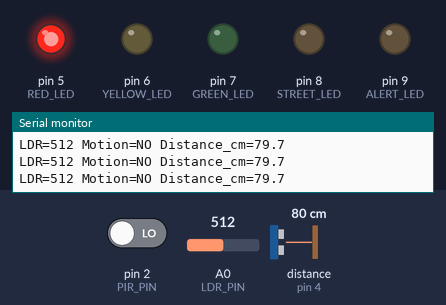
A sketch run on a simulated Arduino Uno, built with avr-gcc and run on an emulated ATmega328P. Shown: output pins drawn as LEDs (lit = HIGH), the last lines printed to the serial monitor. Wiring (inferred from the names in the program): ultrasonic range finder: trigger pin 3; echo pin 4. The test bench sets the inputs (shaded band); at power-on: pin 2 (PIR_PIN) LOW, A0 (LDR_PIN) = 512, distance to the obstacle (sensor on pin 4) 80 cm. The echo pulse lasts 58.3 µs per cm; pins used as bus, display or sensor lines are not drawn.

Above: at 1.2 s.
1.3 s: pin 2 (PIR_PIN) driven HIGH
At 2.7 s:
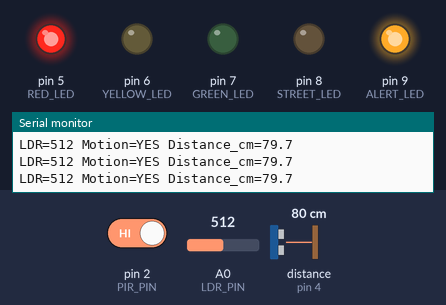
4.3 s: A0 (LDR_PIN) set to 459
7.3 s: A0 (LDR_PIN) set to 442
At 8.4 s:
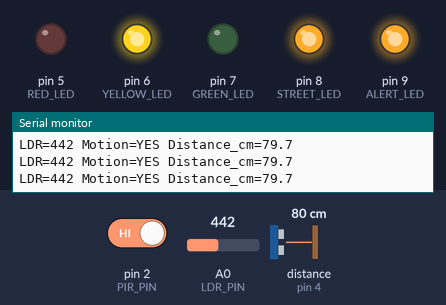
10.3 s: pin 2 (PIR_PIN) driven LOW
At 11.0 s:
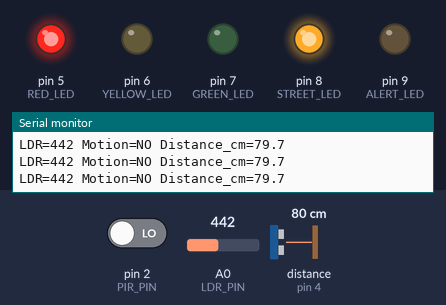
13.3 s: A0 (LDR_PIN) set to 460
At 14.5 s:
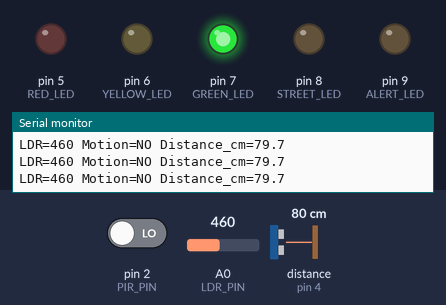
16.3 s: A0 (LDR_PIN) set to 0
At 16.8 s:
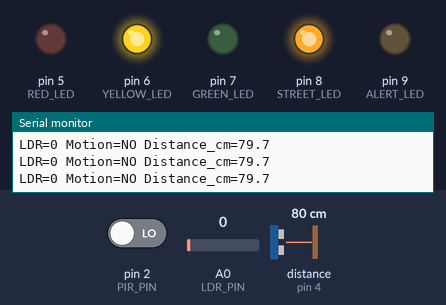
Timing chart, 0 to 19.9 s (numbered marks = the images above; inputs shaded):
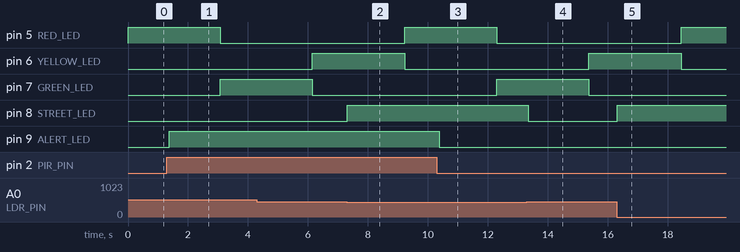

The sketch:

SmartCity.ino.ino
```cpp
// AI for a Better Future — basic sensor/automation demonstrator
// Target: Arduino Uno-compatible board
// Example pin map; verify against your actual modules before wiring.

const byte LDR_PIN = A0;
const byte PIR_PIN = 2;
const byte TRIG_PIN = 3;
const byte ECHO_PIN = 4;

const byte RED_LED = 5;
const byte YELLOW_LED = 6;
const byte GREEN_LED = 7;
const byte STREET_LED = 8;
const byte ALERT_LED = 9;

const int DARK_THRESHOLD = 450;  // Calibrate for your LDR divider
const unsigned long TRAFFIC_STEP_MS = 3000;
const unsigned long PULSE_TIMEOUT_US = 25000;

unsigned long lastTrafficChange = 0;
byte trafficState = 0;

void setTraffic(byte state) {
  digitalWrite(RED_LED, state == 0 ? HIGH : LOW);
  digitalWrite(GREEN_LED, state == 1 ? HIGH : LOW);
  digitalWrite(YELLOW_LED, state == 2 ? HIGH : LOW);
}

float readDistanceCm() {
  digitalWrite(TRIG_PIN, LOW);
  delayMicroseconds(2);
  digitalWrite(TRIG_PIN, HIGH);
  delayMicroseconds(10);
  digitalWrite(TRIG_PIN, LOW);

  unsigned long duration = pulseIn(ECHO_PIN, HIGH, PULSE_TIMEOUT_US);
  if (duration == 0) return -1.0; // No echo / out of range
  return duration * 0.0343f / 2.0f;
}

void setup() {
  pinMode(PIR_PIN, INPUT);
  pinMode(TRIG_PIN, OUTPUT);
  pinMode(ECHO_PIN, INPUT);

  pinMode(RED_LED, OUTPUT);
  pinMode(YELLOW_LED, OUTPUT);
  pinMode(GREEN_LED, OUTPUT);
  pinMode(STREET_LED, OUTPUT);
  pinMode(ALERT_LED, OUTPUT);

  Serial.begin(9600);
  setTraffic(0);
  lastTrafficChange = millis();
}

void loop() {
  // LDR: if your divider is reversed, invert this comparison.
  int lightValue = analogRead(LDR_PIN);
  digitalWrite(STREET_LED, lightValue < DARK_THRESHOLD ? HIGH : LOW);

  // PIR motion alert
  bool motionDetected = digitalRead(PIR_PIN) == HIGH;
  digitalWrite(ALERT_LED, motionDetected ? HIGH : LOW);

  // Proximity measurement
  float distanceCm = readDistanceCm();

  // Simple educational traffic sequence: red -> green -> yellow -> repeat.
  unsigned long now = millis();
  if (now - lastTrafficChange >= TRAFFIC_STEP_MS) {
    trafficState = (trafficState + 1) % 3;
    setTraffic(trafficState);
    lastTrafficChange = now;
  }

  Serial.print("LDR=");
  Serial.print(lightValue);
  Serial.print(" Motion=");
  Serial.print(motionDetected ? "YES" : "NO");
  Serial.print(" Distance_cm=");
  if (distanceCm < 0) Serial.println("NO_ECHO");
  else Serial.println(distanceCm, 1);

  delay(100); // Short sampling pause; not suitable for safety-critical control.
}
```

Measured:
- the behaviour switches between 450 and 449 on A0 (LDR_PIN) (found by bisection; images 1 and 2)
- after the input at 1.3 s, pin 9 (ALERT_LED): LOW → HIGH after 0.08 s
- after the input at 7.3 s, pin 8 (STREET_LED): LOW → HIGH at once
- after the input at 10.3 s, pin 9 (ALERT_LED): HIGH → LOW after 0.09 s
- after the input at 13.3 s, pin 8 (STREET_LED): HIGH → LOW after 0.05 s
- after the input at 16.3 s, pin 8 (STREET_LED): LOW → HIGH at once
